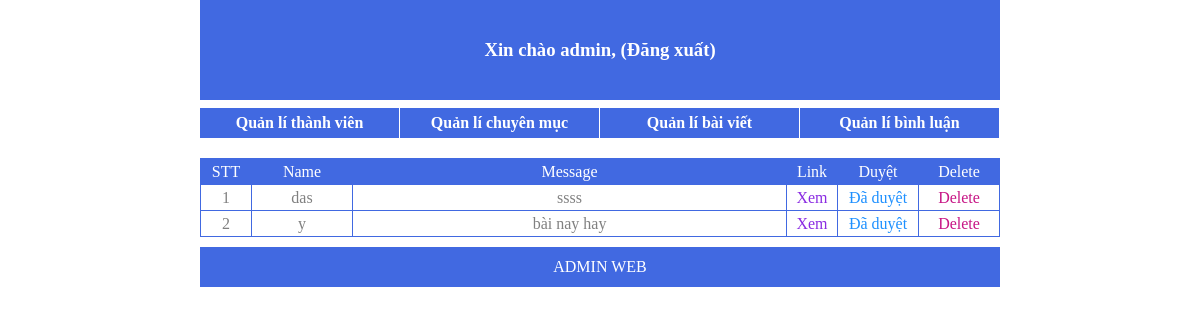
The app's page /admin/list_comment.php (signed in) with its own data.
### tables this page shows
CREATE TABLE `comment` (
  `cm_id` int(10) UNSIGNED NOT NULL,
  `name` varchar(50) NOT NULL,
  `message` text NOT NULL,
  `time` datetime NOT NULL,
  `cm_check` varchar(1) NOT NULL,
  `new_id` int(10) NOT NULL
);

### admin/list_comment.php (the view, shortened to what this page needs)
<?php
require('templates/header.php');
?>
<div id="wrapper">
        <table>
            <tr style="background: royalblue; color: white;">
                <td style="width: 50px;">STT</td>
                <td style="width: 100px;">Name</td>
                <td>Message</td>
                <td style="width: 50px;">Link</td>
                <td style="width: 80px;">Duyệt</td>
                <td style="width: 80px;">Delete</td>
            </tr>
            <?php
            require ("../library/config.php");
            $stt=1;
            $result=mysqli_query($conn,"select new_id,cm_id,name,message,cm_check from comment order by cm_id DESC ");
            while($data=mysqli_fetch_assoc($result))
            {
                echo "<tr>";
                echo "<td>$stt</td>";
                echo "<td>$data[name]</td>";
                echo "<td>$data[message]</td>";
                echo "<td><a href='http://localhost/win/congngheweb/detail.php?id=$data[new_id]' target='_blank' style='color: blueviolet;'>Xem</a></td>";
                if ($data['cm_check'] == 'N') {
                    echo "<td><a href='edit_comment.php?id=$data[cm_id]' style='color: dodgerblue;'>Chưa duyệt</a></td>";
                } else {
                    echo "<td><a href='edit_comment.php?id=$data[cm_id]' style='color: dodgerblue;'>Đã duyệt</a></td>";
                }
                echo "<td><a href='del_comment.php?id=$data[cm_id]' onclick='return show_confirm();' style='color: mediumvioletred;'>Delete</a></td>";
                echo "</tr>";
                $stt++;
            }
            ?>
        </table>
    </div>
<?php
require('templates/footer.php');
?>

### admin/style.css (style rules this page uses)
* { padding: 0; margin: 0; }
a { text-decoration: none; }
body { width: 800px; margin: auto; }
#wrapper table { width: 800px; text-align: center; margin-top: 20px; border-collapse: collapse ; color: gray; }
#wrapper table tr { border: 1px solid royalblue ; line-height: 25px; }
#wrapper table td { border: 1px solid royalblue; }

### records on screen
comment: name "das", message "ssss"
comment: name "y", message "bài nay hay"

### other values on screen
$_SESSION["username"] "admin"
